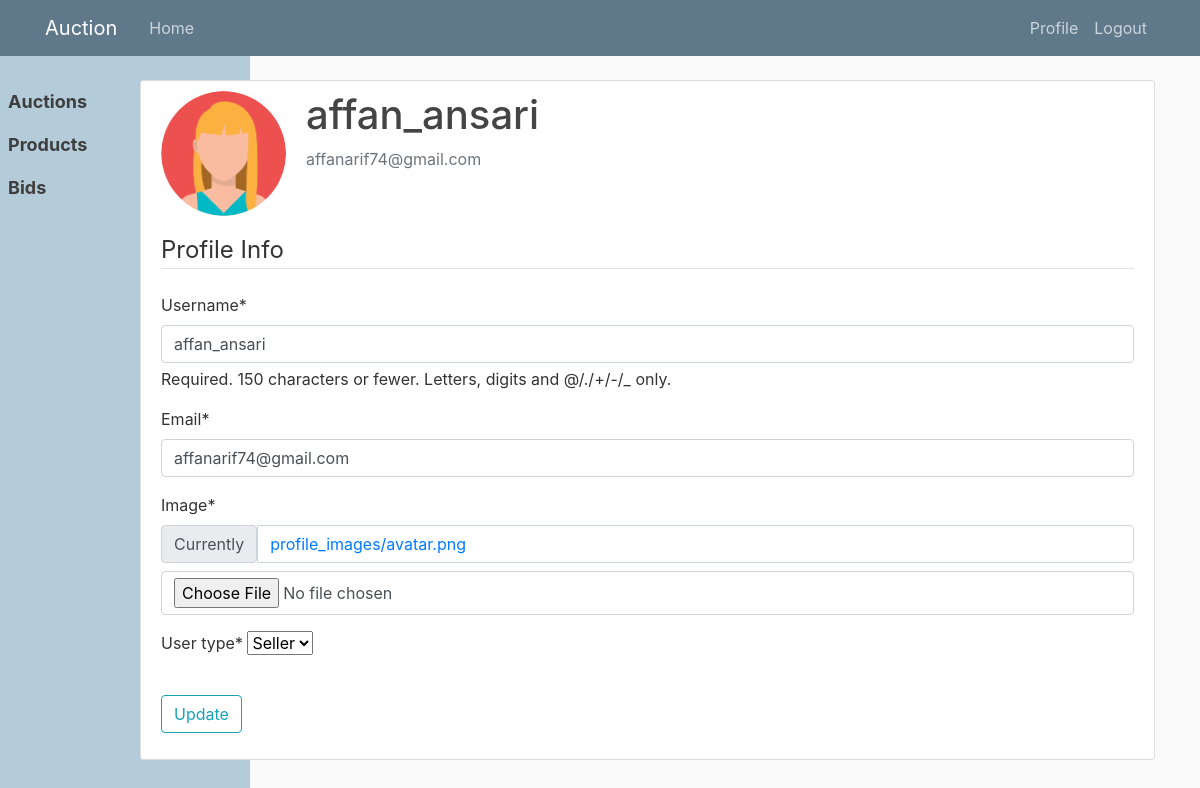
Screenshot of /profile/ (signed in) with the database file from the repository.
### users/models.py (models this page shows)
class User(TimeStampedModel, AbstractUser):
    TYPE_CHOICES = (
        ('Buyer', 'Buyer'),
        ('Seller', 'Seller'),
        ('Admin', 'Admin'),
    )
    user_type = models.CharField(
        choices=TYPE_CHOICES, max_length=10, default='Buyer')
    email = models.EmailField(unique=True, blank=False)
    image = models.ImageField(
        upload_to='profile_images', default='profile_images/avatar.png')

### users/views.py (the view)
# urls.py: path('profile/', views.user_profile, name='profile'),
@login_required
def user_profile(request):
    if request.method == 'POST':
        form = UserUpdateForm(request.POST,
                              request.FILES,
                              instance=request.user)
        if form.is_valid():
            form.save()
            return redirect('profile')
    else:
        form = UserUpdateForm(instance=request.user)
    context = {
        'form': form,
    }
    return render(request, 'users/profile.html', context)

### users/forms/forms.py
class UserUpdateForm(forms.ModelForm):
    email = forms.EmailField()
    class Meta:
        model = get_user_model()
        fields = ['username', 'email', 'image', 'user_type']
    def __init__(self, *args, **kwargs):
        super(UserUpdateForm, self).__init__(*args, **kwargs)
        self.fields['user_type'].choices = [
            ('Buyer', 'Buyer'),
            ('Seller', 'Seller'),
        ]

### users/templates/users/profile.html (shortened to what this page needs)
{% extends "base.html" %}
{% load crispy_forms_tags %}
{% block content %}
    <div class="content-section">
      <div class="media">
        <img class="rounded-circle account-img" src="{{ user.image.url }}">
        <div class="media-body">
          <h2 class="account-heading">{{ user.username }}</h2>
          <p class="text-secondary">{{ user.email }}</p>
        </div>
      </div>
      <form method="POST" enctype="multipart/form-data">
          <fieldset class="form-group">
              <legend class="border-bottom mb-4">Profile Info</legend>
              {{ form|crispy }}
          </fieldset>
          <div class="form-group">
              <button class="btn btn-outline-info" type="submit">Update</button>
          </div>
      </form>
    </div>
{% endblock content %}

### static/css/main.css (style rules this page uses)
body { background: #fafafa; color: #333333; margin-top: 5rem; }
h1, h2, h3, h4, h5, h6 { color: #444444; }
.content-section { background: #ffffff; padding: 10px 20px; border: 1px solid #dddddd; border-radius: 3px; margin-bottom: 20px; }
.account-img { height: 125px; width: 125px; margin-right: 20px; margin-bottom: 16px; }
.account-heading { font-size: 2.5rem; }

### rows the page displays
User: image (placeholder picture), username "affan_ansari", email "affanarif74@gmail.com", user_type "Seller"
